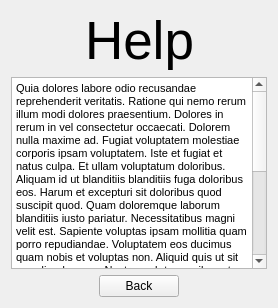
    <widget class="QWidget" name="pageHelp">
     <layout class="QVBoxLayout" name="verticalLayout_6">
      <item>
       <layout class="QHBoxLayout" name="horizontalLayout_5">
        <item>
         <spacer name="horizontalSpacer_3">
          <property name="orientation">
           <enum>Qt::Horizontal</enum>
          </property>
          <property name="sizeHint" stdset="0">
           <size>
            <width>40</width>
            <height>20</height>
           </size>
          </property>
         </spacer>
        </item>
        <item>
         <widget class="QLabel" name="label_3">
          <property name="font">
           <font>
            <pointsize>40</pointsize>
           </font>
          </property>
          <property name="text">
           <string>Help</string>
          </property>
         </widget>
        </item>
        <item>
         <spacer name="horizontalSpacer_4">
          <property name="orientation">
           <enum>Qt::Horizontal</enum>
          </property>
          <property name="sizeHint" stdset="0">
           <size>
            <width>40</width>
            <height>20</height>
           </size>
          </property>
         </spacer>
        </item>
       </layout>
      </item>
      <item>
       <widget class="QTextBrowser" name="textBrowser">
        <property name="html">
         <string>&lt;!DOCTYPE HTML PUBLIC &quot;-//W3C//DTD HTML 4.0//EN&quot; &quot;http://www.w3.org/TR/REC-html40/strict.dtd&quot;&gt;
&lt;html&gt;&lt;head&gt;&lt;meta name=&quot;qrichtext&quot; content=&quot;1&quot; /&gt;&lt;style type=&quot;text/css&quot;&gt;
p, li { white-space: pre-wrap; }
&lt;/style&gt;&lt;/head&gt;&lt;body style=&quot; font-family:'MS Shell Dlg 2'; font-size:8.25pt; font-weight:400; font-style:normal;&quot;&gt;
&lt;p style=&quot; margin-top:0px; margin-bottom:0px; margin-left:0px; margin-right:0px; -qt-block-indent:0; text-indent:0px;&quot;&gt;&lt;span style=&quot; font-size:8pt;&quot;&gt;Quia dolores labore odio recusandae reprehenderit veritatis. Ratione qui nemo rerum illum modi dolores praesentium. Dolores in rerum in vel consectetur occaecati. Dolorem nulla maxime ad. Fugiat voluptatem molestiae corporis ipsam voluptatem. Iste et fugiat et natus culpa. Et ullam voluptatum doloribus. Aliquam id ut blanditiis blanditiis fuga doloribus eos. Harum et excepturi sit doloribus quod suscipit quod. Quam doloremque laborum blanditiis iusto pariatur. Necessitatibus magni velit est. Sapiente voluptas ipsam mollitia quam porro repudiandae. Voluptatem eos ducimus quam nobis et voluptas non. Aliquid quis ut sit repudiandae non. Nostrum ab temporibus et odio molestiae. Et dolorum fugiat ipsum et maiores facere. Voluptate odit eaque occaecati in. Necessitatibus provident debitis modi sed enim quia. Architecto voluptas deserunt nisi ut asperiores. Beatae expedita quod repellat est voluptas ducimus sunt iste. Sed cumque nostrum repellat quis commodi quae. Doloremque facere quis qui voluptas sequi qui fugit repellat. Quasi facilis non alias qui aliquam. Ullam qui fugiat qui porro. Soluta aut vero eum qui earum corrupti quasi rerum. Ea veritatis voluptatem praesentium quo harum necessitatibus. Quos dolorum voluptas rerum sit est iure.&lt;/span&gt;&lt;/p&gt;&lt;/body&gt;&lt;/html&gt;</string>
        </property>
        <property name="openLinks">
         <bool>false</bool>
        </property>
       </widget>
      </item>
      <item alignment="Qt::AlignHCenter">
       <widget class="QPushButton" name="buttonBackFromHelp">
        <property name="sizePolicy">
         <sizepolicy hsizetype="Fixed" vsizetype="Fixed">
          <horstretch>0</horstretch>
          <verstretch>0</verstretch>
         </sizepolicy>
        </property>
        <property name="text">
         <string>Back</string>
        </property>
       </widget>
      </item>
     </layout>
    </widget>
